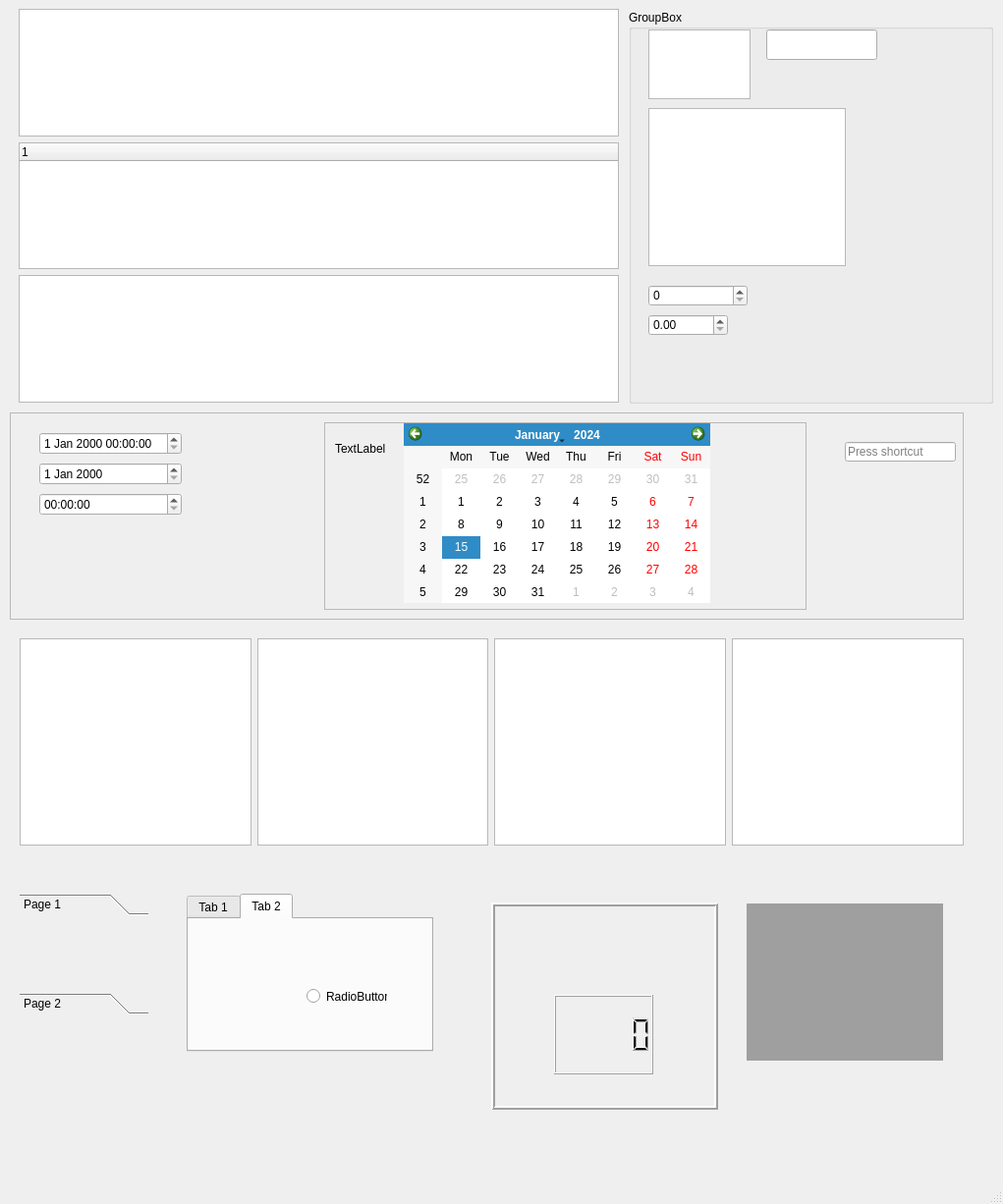
<?xml version="1.0" encoding="UTF-8"?>
<ui version="4.0">
 <class>MainWindow</class>
 <widget class="QMainWindow" name="MainWindow">
  <property name="geometry">
   <rect>
    <x>0</x>
    <y>0</y>
    <width>1021</width>
    <height>1226</height>
   </rect>
  </property>
  <property name="windowTitle">
   <string>MainWindow</string>
  </property>
  <widget class="QWidget" name="centralwidget">
   <widget class="QWidget" name="horizontalLayoutWidget">
    <property name="geometry">
     <rect>
      <x>20</x>
      <y>650</y>
      <width>961</width>
      <height>211</height>
     </rect>
    </property>
    <layout class="QHBoxLayout" name="horizontalLayout">
     <item>
      <widget class="QColumnView" name="columnView"/>
     </item>
     <item>
      <widget class="QTableView" name="tableView"/>
     </item>
     <item>
      <widget class="QTreeView" name="treeView"/>
     </item>
     <item>
      <widget class="QListView" name="listView"/>
     </item>
    </layout>
   </widget>
   <widget class="QWidget" name="verticalLayoutWidget">
    <property name="geometry">
     <rect>
      <x>19</x>
      <y>9</y>
      <width>611</width>
      <height>401</height>
     </rect>
    </property>
    <layout class="QVBoxLayout" name="verticalLayout">
     <item>
      <widget class="QListWidget" name="listWidget"/>
     </item>
     <item>
      <widget class="QTreeWidget" name="treeWidget">
       <column>
        <property name="text">
         <string notr="true">1</string>
        </property>
       </column>
      </widget>
     </item>
     <item>
      <widget class="QTableWidget" name="tableWidget"/>
     </item>
    </layout>
   </widget>
   <widget class="QGroupBox" name="groupBox">
    <property name="geometry">
     <rect>
      <x>640</x>
      <y>10</y>
      <width>371</width>
      <height>401</height>
     </rect>
    </property>
    <property name="title">
     <string>GroupBox</string>
    </property>
    <widget class="QTextEdit" name="textEdit">
     <property name="geometry">
      <rect>
       <x>20</x>
       <y>20</y>
       <width>104</width>
       <height>71</height>
      </rect>
     </property>
    </widget>
    <widget class="QLineEdit" name="lineEdit">
     <property name="geometry">
      <rect>
       <x>140</x>
       <y>20</y>
       <width>113</width>
       <height>31</height>
      </rect>
     </property>
    </widget>
    <widget class="QPlainTextEdit" name="plainTextEdit">
     <property name="geometry">
      <rect>
       <x>20</x>
       <y>100</y>
       <width>201</width>
       <height>161</height>
      </rect>
     </property>
    </widget>
    <widget class="QSpinBox" name="spinBox">
     <property name="geometry">
      <rect>
       <x>20</x>
       <y>280</y>
       <width>101</width>
       <height>22</height>
      </rect>
     </property>
    </widget>
    <widget class="QDoubleSpinBox" name="doubleSpinBox">
     <property name="geometry">
      <rect>
       <x>20</x>
       <y>310</y>
       <width>81</width>
       <height>22</height>
      </rect>
     </property>
    </widget>
   </widget>
   <widget class="QWidget" name="verticalLayoutWidget_2">
    <property name="geometry">
     <rect>
      <x>30</x>
      <y>430</y>
      <width>271</width>
      <height>131</height>
     </rect>
    </property>
    <layout class="QVBoxLayout" name="verticalLayout_2" stretch="5,10,15">
     <property name="spacing">
      <number>8</number>
     </property>
     <property name="sizeConstraint">
      <enum>QLayout::SetFixedSize</enum>
     </property>
     <property name="leftMargin">
      <number>10</number>
     </property>
     <property name="topMargin">
      <number>10</number>
     </property>
     <property name="rightMargin">
      <number>10</number>
     </property>
     <property name="bottomMargin">
      <number>10</number>
     </property>
     <item>
      <widget class="QDateTimeEdit" name="dateTimeEdit"/>
     </item>
     <item>
      <widget class="QDateEdit" name="dateEdit"/>
     </item>
     <item>
      <widget class="QTimeEdit" name="timeEdit"/>
     </item>
    </layout>
   </widget>
   <widget class="QKeySequenceEdit" name="keySequenceEdit">
    <property name="geometry">
     <rect>
      <x>860</x>
      <y>450</y>
      <width>113</width>
      <height>20</height>
     </rect>
    </property>
   </widget>
   <widget class="QFrame" name="frame">
    <property name="geometry">
     <rect>
      <x>10</x>
      <y>420</y>
      <width>971</width>
      <height>211</height>
     </rect>
    </property>
    <property name="frameShape">
     <enum>QFrame::StyledPanel</enum>
    </property>
    <property name="frameShadow">
     <enum>QFrame::Sunken</enum>
    </property>
    <widget class="QScrollArea" name="scrollArea">
     <property name="geometry">
      <rect>
       <x>320</x>
       <y>10</y>
       <width>491</width>
       <height>191</height>
      </rect>
     </property>
     <property name="widgetResizable">
      <bool>true</bool>
     </property>
     <widget class="QWidget" name="scrollAreaWidgetContents">
      <property name="geometry">
       <rect>
        <x>0</x>
        <y>0</y>
        <width>489</width>
        <height>189</height>
       </rect>
      </property>
      <widget class="QLabel" name="label">
       <property name="geometry">
        <rect>
         <x>10</x>
         <y>10</y>
         <width>61</width>
         <height>31</height>
        </rect>
       </property>
       <property name="text">
        <string>TextLabel</string>
       </property>
      </widget>
      <widget class="QCalendarWidget" name="calendarWidget">
       <property name="geometry">
        <rect>
         <x>80</x>
         <y>0</y>
         <width>312</width>
         <height>183</height>
        </rect>
       </property>
      </widget>
     </widget>
    </widget>
   </widget>
   <widget class="QToolBox" name="toolBox">
    <property name="geometry">
     <rect>
      <x>20</x>
      <y>910</y>
      <width>131</width>
      <height>123</height>
     </rect>
    </property>
    <property name="currentIndex">
     <number>0</number>
    </property>
    <widget class="QWidget" name="page">
     <property name="geometry">
      <rect>
       <x>0</x>
       <y>0</y>
       <width>131</width>
       <height>69</height>
      </rect>
     </property>
     <attribute name="label">
      <string>Page 1</string>
     </attribute>
    </widget>
    <widget class="QWidget" name="page_2">
     <property name="geometry">
      <rect>
       <x>0</x>
       <y>0</y>
       <width>131</width>
       <height>69</height>
      </rect>
     </property>
     <attribute name="label">
      <string>Page 2</string>
     </attribute>
    </widget>
   </widget>
   <widget class="QTabWidget" name="tabWidget">
    <property name="geometry">
     <rect>
      <x>190</x>
      <y>910</y>
      <width>251</width>
      <height>161</height>
     </rect>
    </property>
    <property name="currentIndex">
     <number>1</number>
    </property>
    <widget class="QWidget" name="tab">
     <attribute name="title">
      <string>Tab 1</string>
     </attribute>
     <widget class="QPushButton" name="pushButton">
      <property name="geometry">
       <rect>
        <x>40</x>
        <y>50</y>
        <width>75</width>
        <height>23</height>
       </rect>
      </property>
      <property name="text">
       <string>PushButton</string>
      </property>
     </widget>
    </widget>
    <widget class="QWidget" name="tab_2">
     <attribute name="title">
      <string>Tab 2</string>
     </attribute>
     <widget class="QRadioButton" name="radioButton">
      <property name="geometry">
       <rect>
        <x>120</x>
        <y>70</y>
        <width>82</width>
        <height>17</height>
       </rect>
      </property>
      <property name="text">
       <string>RadioButton</string>
      </property>
     </widget>
    </widget>
   </widget>
   <widget class="QStackedWidget" name="stackedWidget">
    <property name="geometry">
     <rect>
      <x>500</x>
      <y>919</y>
      <width>231</width>
      <height>211</height>
     </rect>
    </property>
    <property name="frameShape">
     <enum>QFrame::Box</enum>
    </property>
    <property name="frameShadow">
     <enum>QFrame::Raised</enum>
    </property>
    <property name="lineWidth">
     <number>2</number>
    </property>
    <property name="currentIndex">
     <number>1</number>
    </property>
    <widget class="QWidget" name="page_3">
     <widget class="QGraphicsView" name="graphicsView">
      <property name="geometry">
       <rect>
        <x>100</x>
        <y>80</y>
        <width>111</width>
        <height>111</height>
       </rect>
      </property>
     </widget>
    </widget>
    <widget class="QWidget" name="page_4">
     <widget class="QLCDNumber" name="lcdNumber">
      <property name="geometry">
       <rect>
        <x>60</x>
        <y>90</y>
        <width>101</width>
        <height>81</height>
       </rect>
      </property>
     </widget>
    </widget>
   </widget>
   <widget class="QMdiArea" name="mdiArea">
    <property name="geometry">
     <rect>
      <x>760</x>
      <y>920</y>
      <width>200</width>
      <height>160</height>
     </rect>
    </property>
   </widget>
  </widget>
  <widget class="QMenuBar" name="menubar">
   <property name="geometry">
    <rect>
     <x>0</x>
     <y>0</y>
     <width>1021</width>
     <height>21</height>
    </rect>
   </property>
  </widget>
  <widget class="QStatusBar" name="statusbar"/>
 </widget>
 <resources/>
 <connections>
  <connection>
   <sender>calendarWidget</sender>
   <signal>clicked(QDate)</signal>
   <receiver>columnView</receiver>
   <slot>show()</slot>
   <hints>
    <hint type="sourcelabel">
     <x>566</x>
     <y>543</y>
    </hint>
    <hint type="destinationlabel">
     <x>138</x>
     <y>776</y>
    </hint>
   </hints>
  </connection>
 </connections>
</ui>
